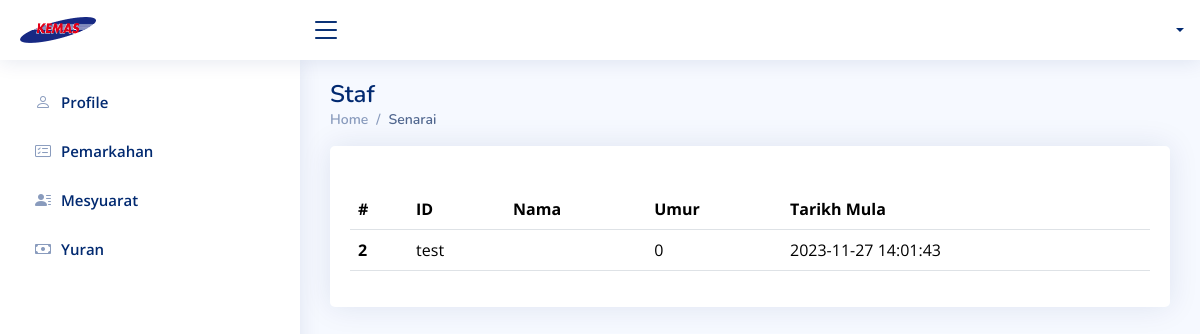
Before: /senaraistaf.php with the older database file.
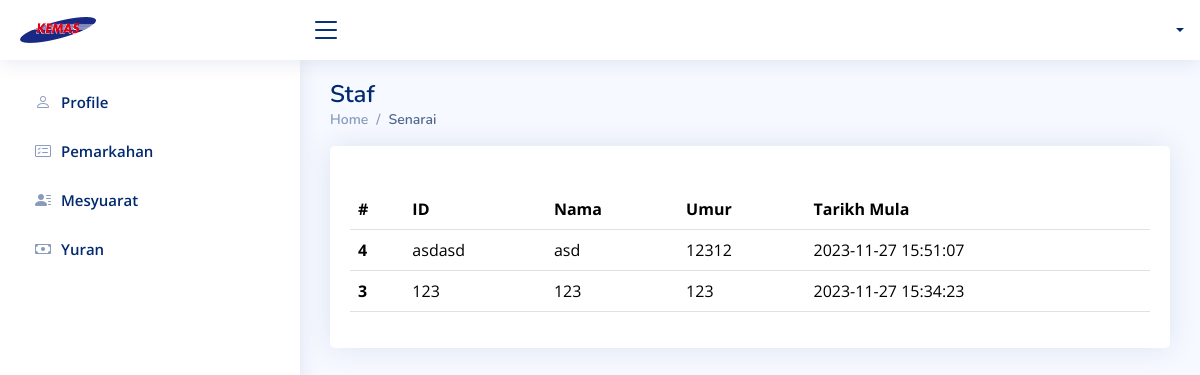
After: the same page with the newer database file.
### tables this page shows
CREATE TABLE IF NOT EXISTS `staf` (
  `id` int NOT NULL AUTO_INCREMENT,
  `idpengguna` text,
  `katalaluan` text,
  `level` int DEFAULT '2',
  `tarikh` timestamp NULL DEFAULT CURRENT_TIMESTAMP,
  PRIMARY KEY (`id`)
);

CREATE TABLE IF NOT EXISTS `staf_profile` (
  `id` int NOT NULL AUTO_INCREMENT,
  `idpengguna` text,
  `nama` text,
  `umur` int NOT NULL,
  `gambar` text,
  PRIMARY KEY (`id`)
);

### senaraistaf.php (the view, shortened to what this page needs)
<?php include('functions.php') ?>
<!DOCTYPE html>
<html lang="en">
<head>
  <?php include('head.php') ?>
</head>
<body>
  <?php include('topnav.php') ?>
  <?php include('sidebar.php') ?>
  <main id="main" class="main">
    <div class="pagetitle">
      <h1>Staf</h1>
      <nav>
        <ol class="breadcrumb">
          <li class="breadcrumb-item"><a href="index.php">Home</a></li>
          <li class="breadcrumb-item active">Senarai</li>
        </ol>
      </nav>
    </div>
    <section class="section">
      <div class="row">
        <div class="col-lg-12">
          <div class="card">
            <div class="card-body">
              <div class="card-title">
              </div>
              <table class="table datatable" style="width:100%">
                <thead>
                  <tr>
                    <th scope="col">#</th>
                    <th scope="col">ID</th>
                    <th scope="col">Nama</th>
                    <th scope="col">Umur</th>
                    <th scope="col">Tarikh Mula</th>
                  </tr>
                </thead>
                <tbody>
                  <?php
                  $username = $_SESSION['username'];
                  $query = "SELECT * FROM staf WHERE NOT idpengguna='$username' ";
                  $result = mysqli_query($db, $query);
                  while ($row = mysqli_fetch_assoc($result)) {
                    $idpengguna2 = $row['idpengguna'];
                    ?>
                    <tr>
                      <th scope="row">
                        <?php echo $row['id'] ?>
                      </th>
                      <td>
                        <?php echo $row['idpengguna'] ?>
                      </td>
                      <?php
                      $query2 = "SELECT * FROM staf_profile WHERE idpengguna='$idpengguna2' ";
                      $result2 = mysqli_query($db, $query2);
                      while ($row2 = mysqli_fetch_assoc($result2)) { ?>
                        <td>
                          <?php echo $row2['nama'] ?>
                        </td>
                        <td>
                          <?php echo $row2['umur'] ?>
                        </td>
                      <?php } ?>
                      <td>
                        <?php echo $row['tarikh'] ?>
                      </td>
                    </tr>
                    <?php
                  }
                  ?>
                </tbody>
              </table>
            </div>
          </div>
        </div>
      </div>
    </section>
  </main>
</body>
</html>

Changed rows visible on the page:
removed staf: id "2", idpengguna "test", tarikh "2023-11-27 14:01:43"
no longer on this page (row unchanged): staf_profile: umur "0", shown under "2"
added staf: id "4", idpengguna "asdasd", tarikh "2023-11-27 15:51:07"
added staf_profile: nama "asd", umur "12312", shown under "4"
added staf: id "3", idpengguna "123", tarikh "2023-11-27 15:34:23"
added staf_profile: nama "123", umur "123", shown under "3"
